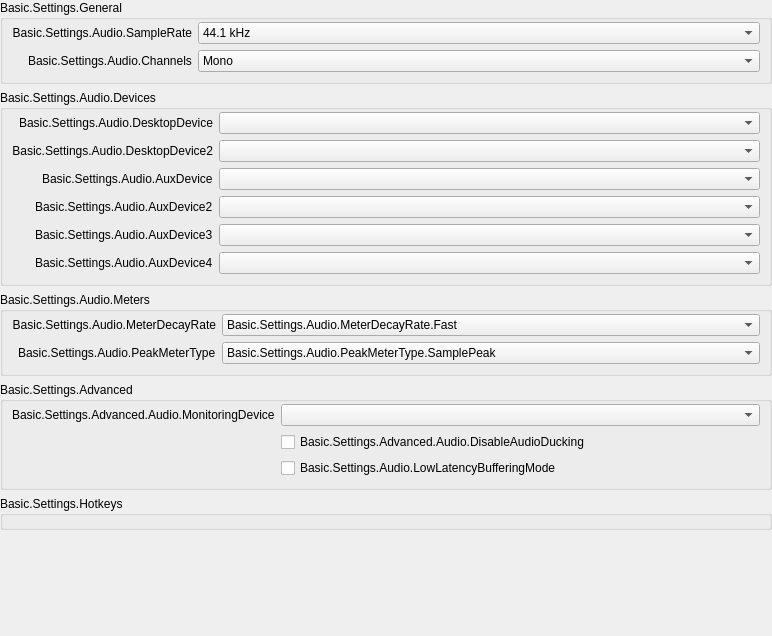
           <widget class="QWidget" name="scrollAreaWidgetContents_50">
            <property name="geometry">
             <rect>
              <x>0</x>
              <y>0</y>
              <width>772</width>
              <height>636</height>
             </rect>
            </property>
            <layout class="QVBoxLayout" name="verticalLayout_50">
             <property name="leftMargin">
              <number>0</number>
             </property>
             <property name="topMargin">
              <number>0</number>
             </property>
             <property name="rightMargin">
              <number>0</number>
             </property>
             <property name="bottomMargin">
              <number>0</number>
             </property>
             <item>
              <widget class="QFrame" name="widget_50">
               <layout class="QVBoxLayout" name="verticalLayout_51">
                <property name="leftMargin">
                 <number>0</number>
                </property>
                <property name="topMargin">
                 <number>0</number>
                </property>
                <property name="rightMargin">
                 <number>0</number>
                </property>
                <property name="bottomMargin">
                 <number>0</number>
                </property>
                <item>
                 <widget class="QGroupBox" name="audioGeneralGroupBox">
                  <property name="title">
                   <string>Basic.Settings.General</string>
                  </property>
                  <layout class="QFormLayout" name="formLayout_52">
                   <property name="fieldGrowthPolicy">
                    <enum>QFormLayout::AllNonFixedFieldsGrow</enum>
                   </property>
                   <property name="labelAlignment">
                    <set>Qt::AlignRight|Qt::AlignTrailing|Qt::AlignVCenter</set>
                   </property>
                   <property name="topMargin">
                    <number>2</number>
                   </property>
                   <item row="0" column="0">
                    <widget class="QLabel" name="label_14">
                     <property name="minimumSize">
                      <size>
                       <width>170</width>
                       <height>0</height>
                      </size>
                     </property>
                     <property name="text">
                      <string>Basic.Settings.Audio.SampleRate</string>
                     </property>
                     <property name="alignment">
                      <set>Qt::AlignRight|Qt::AlignTrailing|Qt::AlignVCenter</set>
                     </property>
                     <property name="buddy">
                      <cstring>sampleRate</cstring>
                     </property>
                    </widget>
                   </item>
                   <item row="0" column="1">
                    <widget class="QComboBox" name="sampleRate">
                     <property name="currentText">
                      <string notr="true">44.1 kHz</string>
                     </property>
                     <property name="currentIndex">
                      <number>0</number>
                     </property>
                     <item>
                      <property name="text">
                       <string>44.1 kHz</string>
                      </property>
                     </item>
                     <item>
                      <property name="text">
                       <string>48 kHz</string>
                      </property>
                     </item>
                    </widget>
                   </item>
                   <item row="1" column="0">
                    <widget class="QLabel" name="label_15">
                     <property name="text">
                      <string>Basic.Settings.Audio.Channels</string>
                     </property>
                     <property name="buddy">
                      <cstring>channelSetup</cstring>
                     </property>
                    </widget>
                   </item>
                   <item row="1" column="1">
                    <widget class="QComboBox" name="channelSetup">
                     <property name="currentText">
                      <string>Mono</string>
                     </property>
                     <property name="currentIndex">
                      <number>0</number>
                     </property>
                     <item>
                      <property name="text">
                       <string>Mono</string>
                      </property>
                     </item>
                     <item>
                      <property name="text">
                       <string>Stereo</string>
                      </property>
                     </item>
                     <item>
                      <property name="text">
                       <string>2.1</string>
                      </property>
                     </item>
                     <item>
                      <property name="text">
                       <string>4.0</string>
                      </property>
                     </item>
                     <item>
                      <property name="text">
                       <string>4.1</string>
                      </property>
                     </item>
                     <item>
                      <property name="text">
                       <string>5.1</string>
                      </property>
                     </item>
                     <item>
                      <property name="text">
                       <string>7.1</string>
                      </property>
                     </item>
                    </widget>
                   </item>
                  </layout>
                 </widget>
                </item>
                <item>
                 <widget class="QGroupBox" name="audioDevicesGroupBox">
                  <property name="title">
                   <string>Basic.Settings.Audio.Devices</string>
                  </property>
                  <layout class="QFormLayout" name="formLayout_53">
                   <property name="fieldGrowthPolicy">
                    <enum>QFormLayout::AllNonFixedFieldsGrow</enum>
                   </property>
                   <property name="labelAlignment">
                    <set>Qt::AlignRight|Qt::AlignTrailing|Qt::AlignVCenter</set>
                   </property>
                   <property name="topMargin">
                    <number>2</number>
                   </property>
                   <item row="0" column="0">
                    <widget class="QLabel" name="label_2">
                     <property name="minimumSize">
                      <size>
                       <width>170</width>
                       <height>0</height>
                      </size>
                     </property>
                     <property name="text">
                      <string>Basic.Settings.Audio.DesktopDevice</string>
                     </property>
                     <property name="alignment">
                      <set>Qt::AlignRight|Qt::AlignTrailing|Qt::AlignVCenter</set>
                     </property>
                     <property name="buddy">
                      <cstring>desktopAudioDevice1</cstring>
                     </property>
                    </widget>
                   </item>
                   <item row="0" column="1">
                    <widget class="QComboBox" name="desktopAudioDevice1">
                     <property name="enabled">
                      <bool>true</bool>
                     </property>
                    </widget>
                   </item>
                   <item row="1" column="0">
                    <widget class="QLabel" name="label_3">
                     <property name="text">
                      <string>Basic.Settings.Audio.DesktopDevice2</string>
                     </property>
                     <property name="alignment">
                      <set>Qt::AlignRight|Qt::AlignTrailing|Qt::AlignVCenter</set>
                     </property>
                     <property name="buddy">
                      <cstring>desktopAudioDevice2</cstring>
                     </property>
                    </widget>
                   </item>
                   <item row="1" column="1">
                    <widget class="QComboBox" name="desktopAudioDevice2">
                     <property name="enabled">
                      <bool>true</bool>
                     </property>
                    </widget>
                   </item>
                   <item row="2" column="0">
                    <widget class="QLabel" name="label_4">
                     <property name="text">
                      <string>Basic.Settings.Audio.AuxDevice</string>
                     </property>
                     <property name="buddy">
                      <cstring>auxAudioDevice1</cstring>
                     </property>
                    </widget>
                   </item>
                   <item row="2" column="1">
                    <widget class="QComboBox" name="auxAudioDevice1">
                     <property name="enabled">
                      <bool>true</bool>
                     </property>
                    </widget>
                   </item>
                   <item row="3" column="0">
                    <widget class="QLabel" name="label_5">
                     <property name="text">
                      <string>Basic.Settings.Audio.AuxDevice2</string>
                     </property>
                     <property name="buddy">
                      <cstring>auxAudioDevice2</cstring>
                     </property>
                    </widget>
                   </item>
                   <item row="3" column="1">
                    <widget class="QComboBox" name="auxAudioDevice2">
                     <property name="enabled">
                      <bool>true</bool>
                     </property>
                    </widget>
                   </item>
                   <item row="4" column="0">
                    <widget class="QLabel" name="label_6">
                     <property name="text">
                      <string>Basic.Settings.Audio.AuxDevice3</string>
                     </property>
                     <property name="buddy">
                      <cstring>auxAudioDevice3</cstring>
                     </property>
                    </widget>
                   </item>
                   <item row="4" column="1">
                    <widget class="QComboBox" name="auxAudioDevice3">
                     <property name="enabled">
                      <bool>true</bool>
                     </property>
                    </widget>
                   </item>
                   <item row="5" column="1">
                    <widget class="QComboBox" name="auxAudioDevice4">
                     <property name="enabled">
                      <bool>true</bool>
                     </property>
                    </widget>
                   </item>
                   <item row="5" column="0">
                    <widget class="QLabel" name="label_67">
                     <property name="text">
                      <string>Basic.Settings.Audio.AuxDevice4</string>
                     </property>
                     <property name="buddy">
                      <cstring>auxAudioDevice4</cstring>
                     </property>
                    </widget>
                   </item>
                  </layout>
                 </widget>
                </item>
                <item>
                 <widget class="QGroupBox" name="audioMetersGroupBox">
                  <property name="title">
                   <string>Basic.Settings.Audio.Meters</string>
                  </property>
                  <layout class="QFormLayout" name="formLayout_54">
                   <property name="fieldGrowthPolicy">
                    <enum>QFormLayout::AllNonFixedFieldsGrow</enum>
                   </property>
                   <property name="labelAlignment">
                    <set>Qt::AlignRight|Qt::AlignTrailing|Qt::AlignVCenter</set>
                   </property>
                   <property name="topMargin">
                    <number>2</number>
                   </property>
                   <item row="0" column="0">
                    <widget class="QLabel" name="label_65">
                     <property name="minimumSize">
                      <size>
                       <width>170</width>
                       <height>0</height>
                      </size>
                     </property>
                     <property name="text">
                      <string>Basic.Settings.Audio.MeterDecayRate</string>
                     </property>
                     <property name="alignment">
                      <set>Qt::AlignRight|Qt::AlignTrailing|Qt::AlignVCenter</set>
                     </property>
                     <property name="buddy">
                      <cstring>meterDecayRate</cstring>
                     </property>
                    </widget>
                   </item>
                   <item row="0" column="1">
                    <widget class="QComboBox" name="meterDecayRate">
                     <property name="currentText">
                      <string>Basic.Settings.Audio.MeterDecayRate.Fast</string>
                     </property>
                     <property name="currentIndex">
                      <number>0</number>
                     </property>
                     <item>
                      <property name="text">
                       <string>Basic.Settings.Audio.MeterDecayRate.Fast</string>
                      </property>
                     </item>
                     <item>
                      <property name="text">
                       <string>Basic.Settings.Audio.MeterDecayRate.Medium</string>
                      </property>
                     </item>
                     <item>
                      <property name="text">
                       <string>Basic.Settings.Audio.MeterDecayRate.Slow</string>
                      </property>
                     </item>
                    </widget>
                   </item>
                   <item row="1" column="0">
                    <widget class="QLabel" name="label_66">
                     <property name="text">
                      <string>Basic.Settings.Audio.PeakMeterType</string>
                     </property>
                     <property name="buddy">
                      <cstring>peakMeterType</cstring>
                     </property>
                    </widget>
                   </item>
                   <item row="1" column="1">
                    <widget class="QComboBox" name="peakMeterType">
                     <property name="currentIndex">
                      <number>0</number>
                     </property>
                     <item>
                      <property name="text">
                       <string>Basic.Settings.Audio.PeakMeterType.SamplePeak</string>
                      </property>
                     </item>
                     <item>
                      <property name="text">
                       <string>Basic.Settings.Audio.PeakMeterType.TruePeak</string>
                      </property>
                     </item>
                    </widget>
                   </item>
                  </layout>
                 </widget>
                </item>
                <item>
                 <widget class="QGroupBox" name="audioAdvGroupBox">
                  <property name="title">
                   <string>Basic.Settings.Advanced</string>
                  </property>
                  <layout class="QFormLayout" name="formLayout_56">
                   <property name="fieldGrowthPolicy">
                    <enum>QFormLayout::AllNonFixedFieldsGrow</enum>
                   </property>
                   <property name="labelAlignment">
                    <set>Qt::AlignRight|Qt::AlignTrailing|Qt::AlignVCenter</set>
                   </property>
                   <property name="topMargin">
                    <number>2</number>
                   </property>
                   <item row="0" column="0">
                    <widget class="QLabel" name="monitoringDeviceLabel">
                     <property name="text">
                      <string>Basic.Settings.Advanced.Audio.MonitoringDevice</string>
                     </property>
                     <property name="buddy">
                      <cstring>monitoringDevice</cstring>
                     </property>
                    </widget>
                   </item>
                   <item row="0" column="1">
                    <widget class="QComboBox" name="monitoringDevice"/>
                   </item>
                   <item row="1" column="1">
                    <widget class="QCheckBox" name="disableAudioDucking">
                     <property name="text">
                      <string>Basic.Settings.Advanced.Audio.DisableAudioDucking</string>
                     </property>
                    </widget>
                   </item>
                   <item row="2" column="0">
                    <spacer name="horizontalSpacer_11">
                     <property name="orientation">
                      <enum>Qt::Horizontal</enum>
                     </property>
                     <property name="sizeType">
                      <enum>QSizePolicy::Expanding</enum>
                     </property>
                     <property name="sizeHint" stdset="0">
                      <size>
                       <width>170</width>
                       <height>20</height>
                      </size>
                     </property>
                    </spacer>
                   </item>
                   <item row="2" column="1">
                    <widget class="QCheckBox" name="lowLatencyBuffering">
                     <property name="text">
                      <string>Basic.Settings.Audio.LowLatencyBufferingMode</string>
                     </property>
                    </widget>
                   </item>
                  </layout>
                 </widget>
                </item>
                <item>
                 <widget class="QGroupBox" name="audioHotkeysGroupBox">
                  <property name="title">
                   <string>Basic.Settings.Hotkeys</string>
                  </property>
                  <layout class="QFormLayout" name="audioSourceLayout">
                   <property name="fieldGrowthPolicy">
                    <enum>QFormLayout::AllNonFixedFieldsGrow</enum>
                   </property>
                   <property name="labelAlignment">
                    <set>Qt::AlignRight|Qt::AlignTrailing|Qt::AlignVCenter</set>
                   </property>
                   <property name="topMargin">
                    <number>2</number>
                   </property>
                  </layout>
                 </widget>
                </item>
                <item>
                 <spacer name="verticalSpacer_4">
                  <property name="orientation">
                   <enum>Qt::Vertical</enum>
                  </property>
                  <property name="sizeHint" stdset="0">
                   <size>
                    <width>20</width>
                    <height>0</height>
                   </size>
                  </property>
                 </spacer>
                </item>
               </layout>
              </widget>
             </item>
            </layout>
           </widget>
